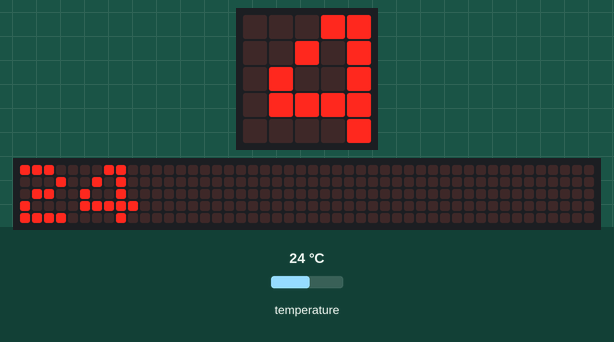
A program run on a simulated BBC micro:bit running MicroPython. Parts: the board's 5×5 LED display, a strip that is not on the board, showing the scrolling text unrolled. The inputs (shaded band) are chosen by the test bench; at power-on: temperature 24 °C. The 48×5 strip is a reading aid, not a part: it shows the text the display is scrolling, unrolled, one strip-width of it at a time.

Above: at 1.27 s.
1.3 s: temperature set to 12 °C
At 2.82 s:
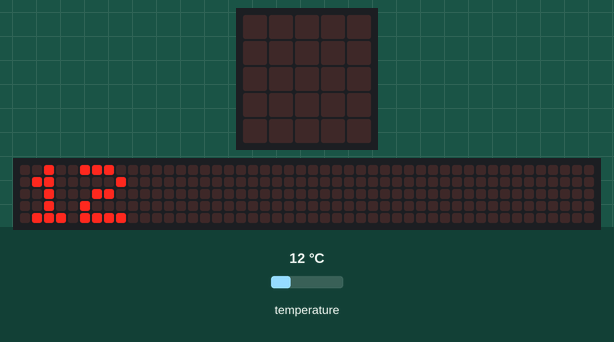
8.5 s: temperature set to 19 °C
At 10.62 s:
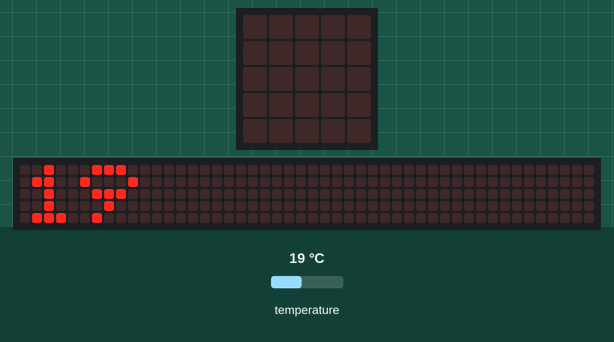
12.1 s: temperature set to 28 °C
At 13.37 s:
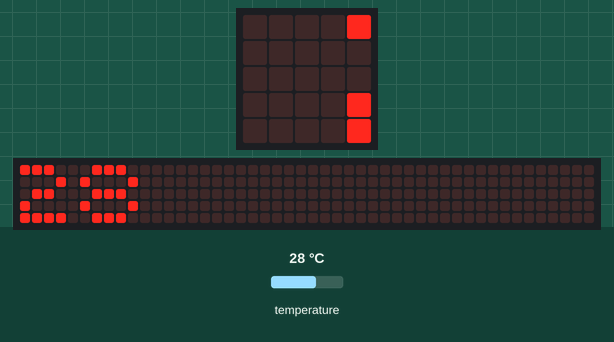

The program:

01_04_lampo.py
```python
# 01_04_lampo.py
from microbit import *

# kaikki loopin sisään, jotta lämpötilaa tarkistetaan koko ajan.
while True:
    # luodaan muuttuja lampo
    lampo = temperature()
    # Näytetään muuttujan arvo
    display.scroll(lampo)
    sleep(500)
```
